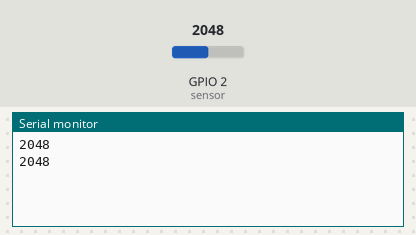
This sketch was run on a simulated ESP32. Shown: the last lines printed to the serial monitor. The inputs (shaded band) are chosen by the test bench; at power-on: GPIO 2 (sensor) = 2048.

Above: at 1.8 s.
1.9 s: GPIO 2 (sensor) set to 2866
At 2.5 s:
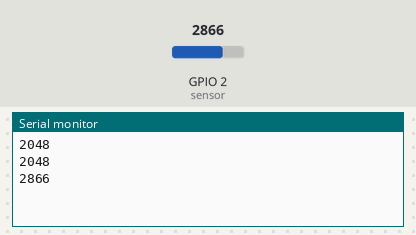
3.4 s: GPIO 2 (sensor) set to 3603
At 4.8 s:
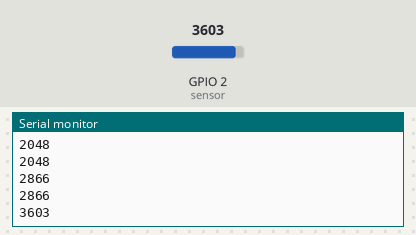
Timing chart, 0 to 6.4 s (numbered marks = the images above; inputs shaded):
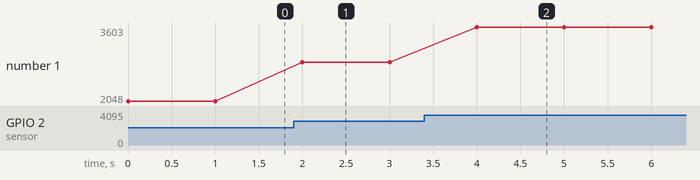

The sketch:

Photo_Resistor.ino
```cpp
void setup() {
  Serial.begin(9600);
}

void loop() {
  Serial.println(analogRead(2));//Reading Value from Pin 2 to which sensor is connected
  delay(1000);
}
```

Measured:
- after the input at 1.9 s, the serial monitor: prints a new line after 0.10 s (image 1)
- after the input at 3.4 s, the serial monitor: prints a new line after 0.60 s (image 2)
- plotted number 1: 2048 → 2866 after the input at 1.9 s, 2866 → 3603 after the input at 3.4 s
